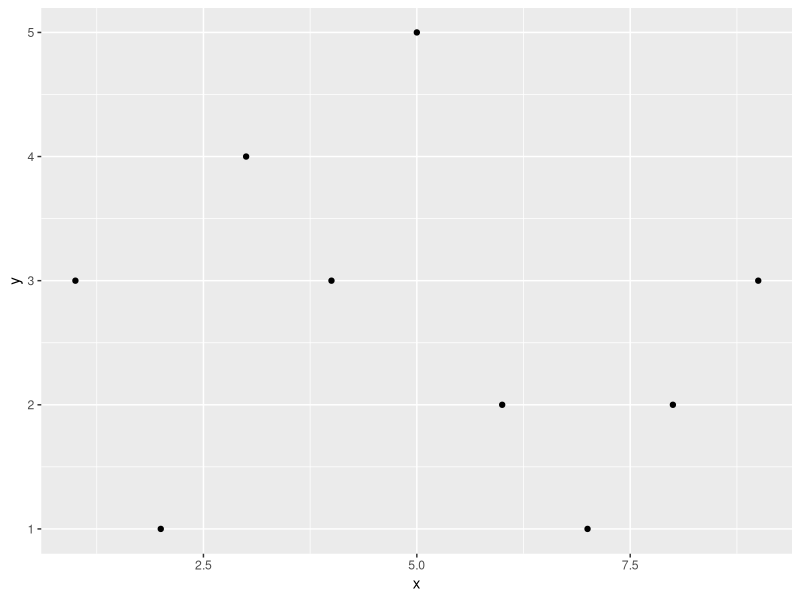
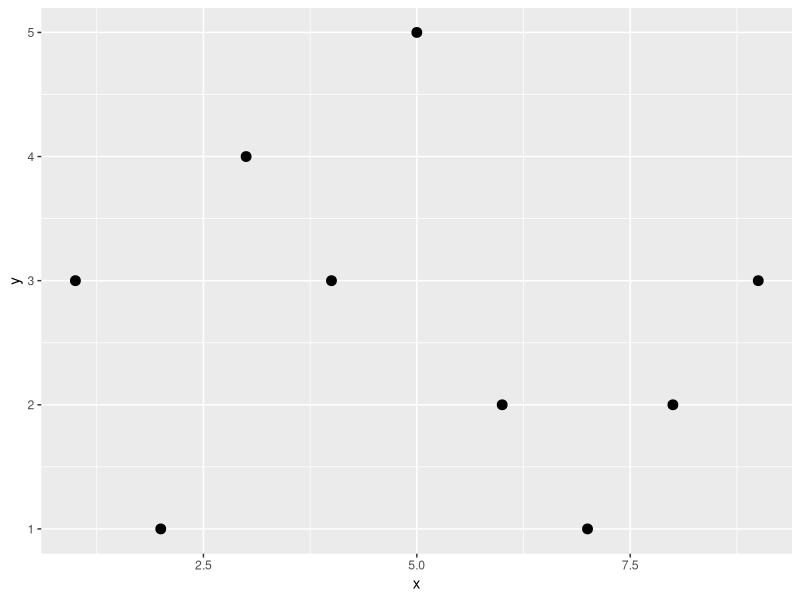
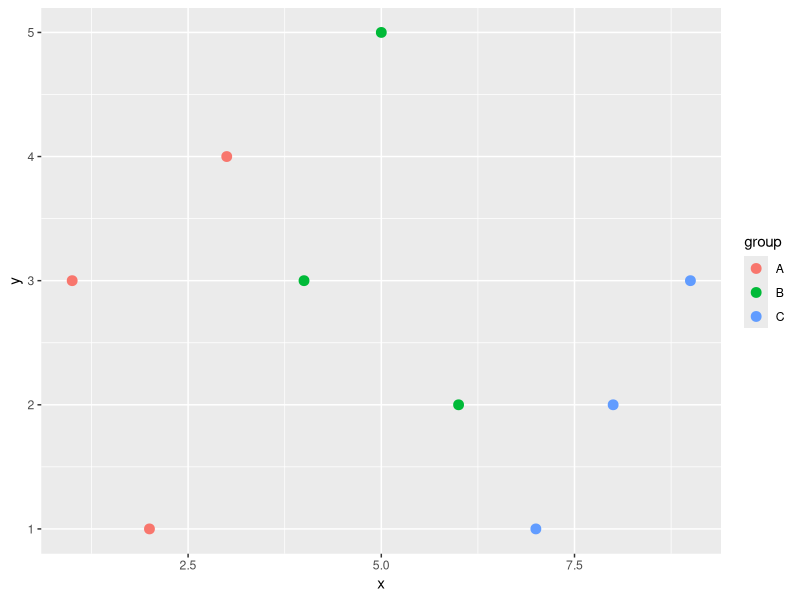
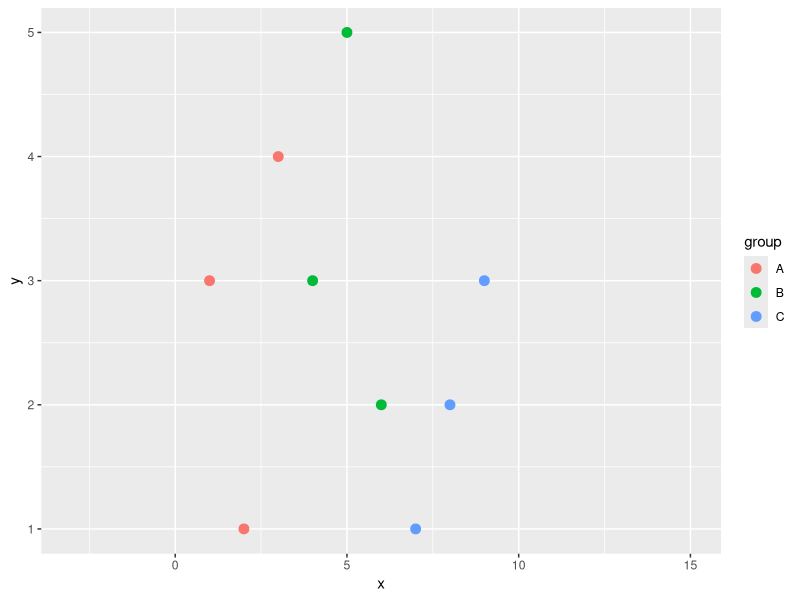
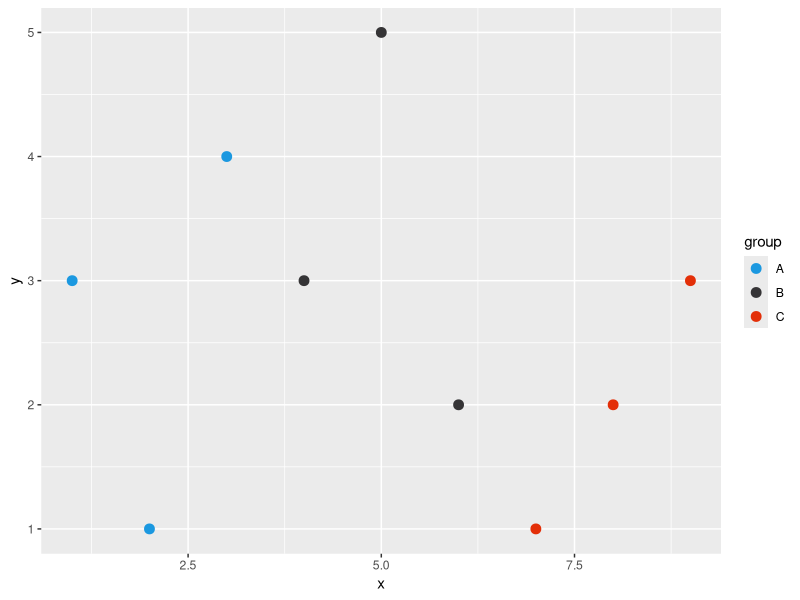
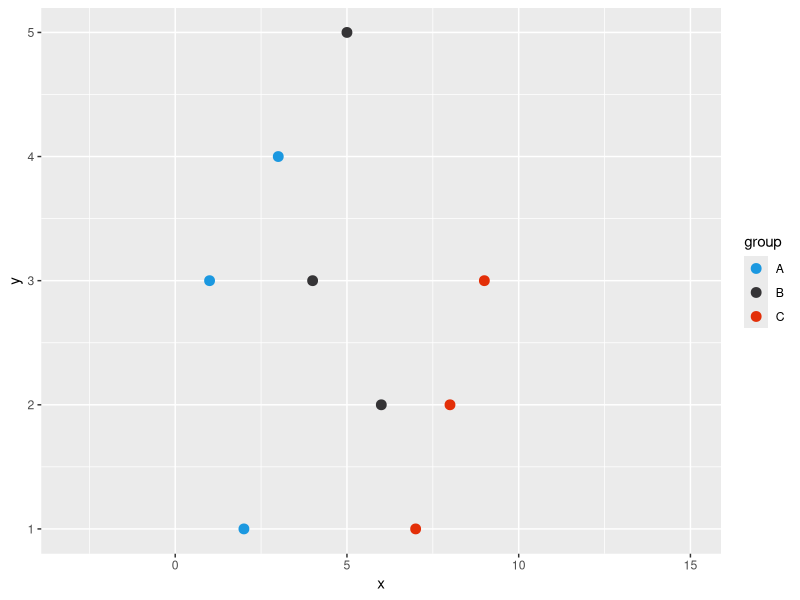
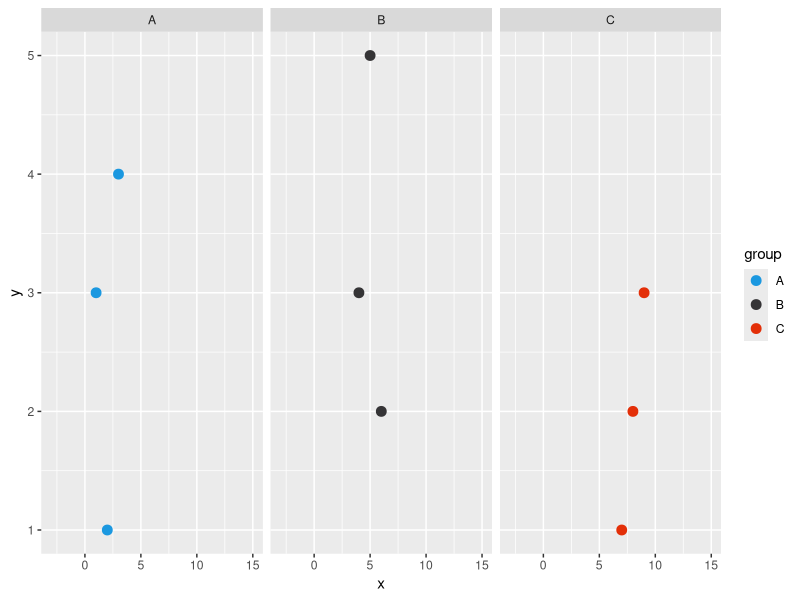
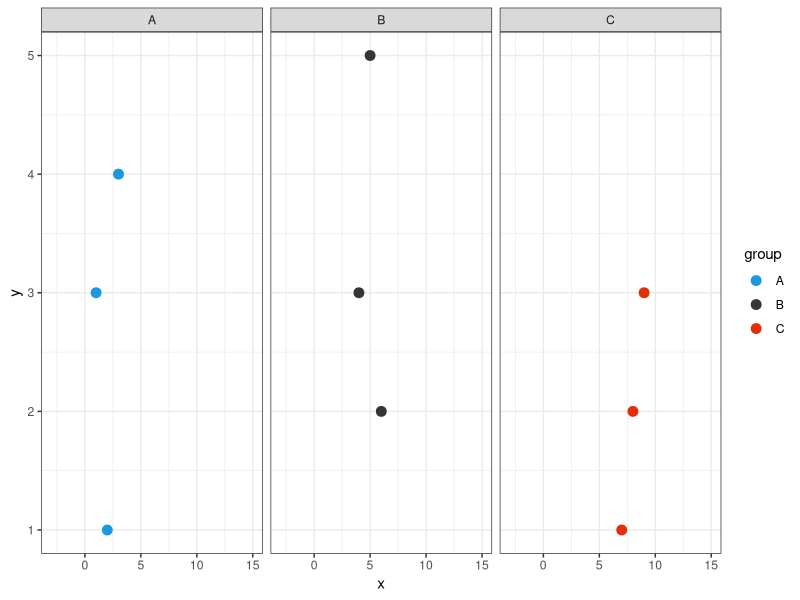

Generate these figures, in order, with R:
## credit: https://statisticsglobe.com/ggplot2-r-package

library(ggplot2)
data <- data.frame(x = 1:9,                # Create simple example data
                   y = c(3, 1, 4,
                         3, 5, 2,
                         1, 2, 3),
                   group = rep(LETTERS[1:3], each = 3))
data                                       # Print example data


ggplot(data,                               # Draw basic ggplot2 scatterplot
       aes(x = x, 
           y = y)) +
  geom_point()


ggplot(data,                               # Increase point size
       aes(x = x, 
           y = y)) +
  geom_point(size = 3)

ggplot(data,                               # Set colors by groups
       aes(x = x, 
           y = y,
           col = group)) +
  geom_point(size = 3)

ggp_simple <- ggplot(data,                 # Store ggplot2 plot in data object
                     aes(x = x, 
                         y = y,
                         col = group)) +
  geom_point(size = 3)

ggp_simple +                               # Change x-axis limits
  scale_x_continuous(limits = c(- 3, 15))

ggp_simple +                               # Change colors by groups
  scale_color_manual(breaks = c("A", "B", "C"),
                     values = c("#1b98e0", "#353436", "#e32f08"))

ggp_simple +                               # Add multiple scale layers
  scale_x_continuous(limits = c(- 3, 15)) +
  scale_color_manual(breaks = c("A", "B", "C"),
                     values = c("#1b98e0", "#353436", "#e32f08"))


ggp_simple +                               # Create subplots using facet_wrap()
  scale_x_continuous(limits = c(- 3, 15)) +
  scale_color_manual(breaks = c("A", "B", "C"),
                     values = c("#1b98e0", "#353436", "#e32f08")) +
  facet_wrap(group ~ .)

ggp_simple +                               # Change ggplot2 theme
  scale_x_continuous(limits = c(- 3, 15)) +
  scale_color_manual(breaks = c("A", "B", "C"),
                     values = c("#1b98e0", "#353436", "#e32f08")) +
  facet_wrap(group ~ .) +
  theme_bw()

ggp_simple +                               # Remove legend from plot
  scale_x_continuous(limits = c(- 3, 15)) +
  scale_color_manual(breaks = c("A", "B", "C"),
                     values = c("#1b98e0", "#353436", "#e32f08")) +
  facet_wrap(group ~ .) +
  theme_bw() +
  theme(legend.position = "none")

ggp_simple +                               # Remove axis information
  scale_x_continuous(limits = c(- 3, 15)) +
  scale_color_manual(breaks = c("A", "B", "C"),
                     values = c("#1b98e0", "#353436", "#e32f08")) +
  facet_wrap(group ~ .) +
  theme_bw() +
  theme(legend.position = "none",
        axis.title.x = element_blank(),
        axis.text.x = element_blank(),
        axis.ticks.x = element_blank(),
        axis.title.y = element_blank(),
        axis.text.y = element_blank(),
        axis.ticks.y = element_blank())

##====================
# real data
##====================

data(diamonds)                             # Load diamonds data set
head(diamonds) 

ggplot(diamonds,                           # Draw ggplot2 scatterplot
       aes(x = price,
           y = carat)) +
  geom_point()

ggplot(diamonds,                           # Change color by groups
       aes(x = price,
           y = carat,
           col = clarity)) +
  geom_point()

ggplot(diamonds,                           # Show data in subplots by groups
       aes(x = price,
           y = carat)) +
  geom_point() +
  facet_wrap(clarity ~ .)

ggplot(diamonds,                           # Add regression line to each subplot
       aes(x = price,
           y = carat)) +
  geom_point() +
  facet_wrap(clarity ~ .) +
  geom_smooth(method = "lm",
              formula = y ~ x)

##  density plot

ggplot(diamonds,                           # Draw ggplot2 density plot
       aes(x = depth)) +
  geom_density()

ggplot(diamonds,                           # Draw density plots by group
       aes(x = depth,
           fill = cut)) +
  geom_density()

ggplot(diamonds,                           # Make densities transparent
       aes(x = depth,
           fill = cut)) +
  geom_density(alpha = 0.3)

diamonds_m_cl <- aggregate(diamonds,       # Calculate mean by groups
                           price ~ clarity,
                           mean)
diamonds_m_cl

ggplot(diamonds_m_cl,                      # Draw barplot with mean by groups
       aes(x = clarity,
           y = price)) +
  geom_bar(stat = "identity")

diamonds_m_cl_co <- aggregate(diamonds,    # Calculate mean by subgroups
                              price ~ clarity + color,
                              mean)
head(diamonds_m_cl_co)


ggplot(diamonds_m_cl_co,                   # Draw grouped barplot
       aes(x = clarity,
           y = price,
           fill = color)) +
  geom_bar(stat = "identity",
           position = "dodge")

ggplot(diamonds,                           # Draw grouped boxplot
       aes(x = clarity,
           y = price,
           fill = color)) +
  geom_boxplot()

diamonds_D <- diamonds[diamonds$clarity == "IF" & # Extract subsample
                         diamonds$color == "D", ]
head(diamonds_D)

ggplot(diamonds_D,                         # Draw density plot of subsample
       aes(x = price)) +
  geom_density()

ggplot(diamonds_D,                         # Draw subsample by groups
       aes(x = price,
           fill = carat > 1)) +
  geom_density(alpha = 0.5)

